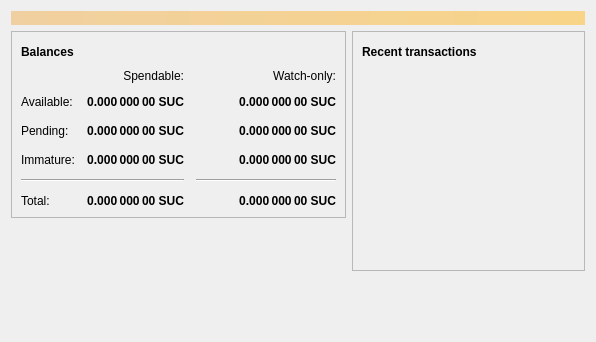
<?xml version="1.0" encoding="UTF-8"?>
<ui version="4.0">
 <class>OverviewPage</class>
 <widget class="QWidget" name="OverviewPage">
  <property name="geometry">
   <rect>
    <x>0</x>
    <y>0</y>
    <width>596</width>
    <height>342</height>
   </rect>
  </property>
  <property name="windowTitle">
   <string>Form</string>
  </property>
  <layout class="QVBoxLayout" name="topLayout">
   <item>
    <widget class="QLabel" name="labelAlerts">
     <property name="visible">
      <bool>false</bool>
     </property>
     <property name="styleSheet">
      <string notr="true">QLabel { background-color: qlineargradient(x1: 0, y1: 0, x2: 1, y2: 0, stop:0 #F0D0A0, stop:1 #F8D488); color:#000000; }</string>
     </property>
     <property name="wordWrap">
      <bool>true</bool>
     </property>
     <property name="margin">
      <number>3</number>
     </property>
     <property name="textInteractionFlags">
      <set>Qt::TextSelectableByMouse</set>
     </property>
    </widget>
   </item>
   <item>
    <layout class="QHBoxLayout" name="horizontalLayout" stretch="1,1">
     <item>
      <layout class="QVBoxLayout" name="verticalLayout_2">
       <item>
        <widget class="QFrame" name="frame">
         <property name="frameShape">
          <enum>QFrame::StyledPanel</enum>
         </property>
         <property name="frameShadow">
          <enum>QFrame::Raised</enum>
         </property>
         <layout class="QVBoxLayout" name="verticalLayout_4">
          <item>
           <layout class="QHBoxLayout" name="horizontalLayout_4">
            <item>
             <widget class="QLabel" name="label_5">
              <property name="font">
               <font>
                <weight>75</weight>
                <bold>true</bold>
               </font>
              </property>
              <property name="text">
               <string>Balances</string>
              </property>
             </widget>
            </item>
            <item>
             <widget class="QPushButton" name="labelWalletStatus">
              <property name="enabled">
               <bool>true</bool>
              </property>
              <property name="maximumSize">
               <size>
                <width>30</width>
                <height>16777215</height>
               </size>
              </property>
              <property name="toolTip">
               <string>The displayed information may be out of date. Your wallet automatically synchronizes with the Suchcoin network after a connection is established, but this process has not completed yet.</string>
              </property>
              <property name="text">
               <string/>
              </property>
              <property name="icon">
               <iconset resource="../suchcoin.qrc">
                <normaloff>:/icons/warning</normaloff>
                <disabledoff>:/icons/warning</disabledoff>:/icons/warning</iconset>
              </property>
              <property name="iconSize">
               <size>
                <width>24</width>
                <height>24</height>
               </size>
              </property>
              <property name="flat">
               <bool>true</bool>
              </property>
             </widget>
            </item>
            <item>
             <spacer name="horizontalSpacer_3">
              <property name="orientation">
               <enum>Qt::Horizontal</enum>
              </property>
              <property name="sizeHint" stdset="0">
               <size>
                <width>40</width>
                <height>20</height>
               </size>
              </property>
             </spacer>
            </item>
           </layout>
          </item>
          <item>
           <layout class="QGridLayout" name="gridLayout">
            <property name="spacing">
             <number>12</number>
            </property>
            <item row="2" column="2">
             <widget class="QLabel" name="labelWatchPending">
              <property name="font">
               <font>
                <weight>75</weight>
                <bold>true</bold>
               </font>
              </property>
              <property name="cursor">
               <cursorShape>IBeamCursor</cursorShape>
              </property>
              <property name="toolTip">
               <string>Unconfirmed transactions to watch-only addresses</string>
              </property>
              <property name="text">
               <string notr="true">0.000 000 00 SUC</string>
              </property>
              <property name="alignment">
               <set>Qt::AlignRight|Qt::AlignTrailing|Qt::AlignVCenter</set>
              </property>
              <property name="textInteractionFlags">
               <set>Qt::LinksAccessibleByMouse|Qt::TextSelectableByKeyboard|Qt::TextSelectableByMouse</set>
              </property>
             </widget>
            </item>
            <item row="2" column="1">
             <widget class="QLabel" name="labelUnconfirmed">
              <property name="font">
               <font>
                <weight>75</weight>
                <bold>true</bold>
               </font>
              </property>
              <property name="cursor">
               <cursorShape>IBeamCursor</cursorShape>
              </property>
              <property name="toolTip">
               <string>Total of transactions that have yet to be confirmed, and do not yet count toward the spendable balance</string>
              </property>
              <property name="text">
               <string notr="true">0.000 000 00 SUC</string>
              </property>
              <property name="alignment">
               <set>Qt::AlignRight|Qt::AlignTrailing|Qt::AlignVCenter</set>
              </property>
              <property name="textInteractionFlags">
               <set>Qt::LinksAccessibleByMouse|Qt::TextSelectableByKeyboard|Qt::TextSelectableByMouse</set>
              </property>
             </widget>
            </item>
            <item row="3" column="2">
             <widget class="QLabel" name="labelWatchImmature">
              <property name="font">
               <font>
                <weight>75</weight>
                <bold>true</bold>
               </font>
              </property>
              <property name="cursor">
               <cursorShape>IBeamCursor</cursorShape>
              </property>
              <property name="toolTip">
               <string>Mined balance in watch-only addresses that has not yet matured</string>
              </property>
              <property name="text">
               <string notr="true">0.000 000 00 SUC</string>
              </property>
              <property name="alignment">
               <set>Qt::AlignRight|Qt::AlignTrailing|Qt::AlignVCenter</set>
              </property>
              <property name="textInteractionFlags">
               <set>Qt::LinksAccessibleByMouse|Qt::TextSelectableByKeyboard|Qt::TextSelectableByMouse</set>
              </property>
             </widget>
            </item>
            <item row="4" column="0" colspan="2">
             <widget class="Line" name="line">
              <property name="orientation">
               <enum>Qt::Horizontal</enum>
              </property>
             </widget>
            </item>
            <item row="4" column="2">
             <widget class="Line" name="lineWatchBalance">
              <property name="sizePolicy">
               <sizepolicy hsizetype="Preferred" vsizetype="Fixed">
                <horstretch>0</horstretch>
                <verstretch>0</verstretch>
               </sizepolicy>
              </property>
              <property name="minimumSize">
               <size>
                <width>140</width>
                <height>0</height>
               </size>
              </property>
              <property name="orientation">
               <enum>Qt::Horizontal</enum>
              </property>
             </widget>
            </item>
            <item row="5" column="0">
             <widget class="QLabel" name="labelTotalText">
              <property name="text">
               <string>Total:</string>
              </property>
             </widget>
            </item>
            <item row="3" column="1">
             <widget class="QLabel" name="labelImmature">
              <property name="font">
               <font>
                <weight>75</weight>
                <bold>true</bold>
               </font>
              </property>
              <property name="cursor">
               <cursorShape>IBeamCursor</cursorShape>
              </property>
              <property name="toolTip">
               <string>Mined balance that has not yet matured</string>
              </property>
              <property name="text">
               <string notr="true">0.000 000 00 SUC</string>
              </property>
              <property name="alignment">
               <set>Qt::AlignRight|Qt::AlignTrailing|Qt::AlignVCenter</set>
              </property>
              <property name="textInteractionFlags">
               <set>Qt::LinksAccessibleByMouse|Qt::TextSelectableByKeyboard|Qt::TextSelectableByMouse</set>
              </property>
             </widget>
            </item>
            <item row="2" column="3">
             <spacer name="horizontalSpacer_2">
              <property name="orientation">
               <enum>Qt::Horizontal</enum>
              </property>
              <property name="sizeHint" stdset="0">
               <size>
                <width>40</width>
                <height>20</height>
               </size>
              </property>
             </spacer>
            </item>
            <item row="3" column="0">
             <widget class="QLabel" name="labelImmatureText">
              <property name="text">
               <string>Immature:</string>
              </property>
             </widget>
            </item>
            <item row="5" column="1">
             <widget class="QLabel" name="labelTotal">
              <property name="font">
               <font>
                <weight>75</weight>
                <bold>true</bold>
               </font>
              </property>
              <property name="cursor">
               <cursorShape>IBeamCursor</cursorShape>
              </property>
              <property name="toolTip">
               <string>Your current total balance</string>
              </property>
              <property name="text">
               <string notr="true">0.000 000 00 SUC</string>
              </property>
              <property name="alignment">
               <set>Qt::AlignRight|Qt::AlignTrailing|Qt::AlignVCenter</set>
              </property>
              <property name="textInteractionFlags">
               <set>Qt::LinksAccessibleByMouse|Qt::TextSelectableByKeyboard|Qt::TextSelectableByMouse</set>
              </property>
             </widget>
            </item>
            <item row="5" column="2">
             <widget class="QLabel" name="labelWatchTotal">
              <property name="font">
               <font>
                <weight>75</weight>
                <bold>true</bold>
               </font>
              </property>
              <property name="cursor">
               <cursorShape>IBeamCursor</cursorShape>
              </property>
              <property name="toolTip">
               <string>Current total balance in watch-only addresses</string>
              </property>
              <property name="text">
               <string notr="true">0.000 000 00 SUC</string>
              </property>
              <property name="alignment">
               <set>Qt::AlignRight|Qt::AlignTrailing|Qt::AlignVCenter</set>
              </property>
              <property name="textInteractionFlags">
               <set>Qt::LinksAccessibleByMouse|Qt::TextSelectableByKeyboard|Qt::TextSelectableByMouse</set>
              </property>
             </widget>
            </item>
            <item row="0" column="2">
             <widget class="QLabel" name="labelWatchonly">
              <property name="text">
               <string>Watch-only:</string>
              </property>
              <property name="alignment">
               <set>Qt::AlignRight|Qt::AlignTrailing|Qt::AlignVCenter</set>
              </property>
             </widget>
            </item>
            <item row="1" column="0">
             <widget class="QLabel" name="labelBalanceText">
              <property name="text">
               <string>Available:</string>
              </property>
             </widget>
            </item>
            <item row="1" column="1">
             <widget class="QLabel" name="labelBalance">
              <property name="font">
               <font>
                <weight>75</weight>
                <bold>true</bold>
               </font>
              </property>
              <property name="cursor">
               <cursorShape>IBeamCursor</cursorShape>
              </property>
              <property name="toolTip">
               <string>Your current spendable balance</string>
              </property>
              <property name="text">
               <string notr="true">0.000 000 00 SUC</string>
              </property>
              <property name="alignment">
               <set>Qt::AlignRight|Qt::AlignTrailing|Qt::AlignVCenter</set>
              </property>
              <property name="textInteractionFlags">
               <set>Qt::LinksAccessibleByMouse|Qt::TextSelectableByKeyboard|Qt::TextSelectableByMouse</set>
              </property>
             </widget>
            </item>
            <item row="1" column="2">
             <widget class="QLabel" name="labelWatchAvailable">
              <property name="font">
               <font>
                <weight>75</weight>
                <bold>true</bold>
               </font>
              </property>
              <property name="cursor">
               <cursorShape>IBeamCursor</cursorShape>
              </property>
              <property name="toolTip">
               <string>Your current balance in watch-only addresses</string>
              </property>
              <property name="text">
               <string notr="true">0.000 000 00 SUC</string>
              </property>
              <property name="alignment">
               <set>Qt::AlignRight|Qt::AlignTrailing|Qt::AlignVCenter</set>
              </property>
              <property name="textInteractionFlags">
               <set>Qt::LinksAccessibleByMouse|Qt::TextSelectableByKeyboard|Qt::TextSelectableByMouse</set>
              </property>
             </widget>
            </item>
            <item row="2" column="0">
             <widget class="QLabel" name="labelPendingText">
              <property name="text">
               <string>Pending:</string>
              </property>
             </widget>
            </item>
            <item row="0" column="1">
             <widget class="QLabel" name="labelSpendable">
              <property name="text">
               <string>Spendable:</string>
              </property>
              <property name="alignment">
               <set>Qt::AlignRight|Qt::AlignTrailing|Qt::AlignVCenter</set>
              </property>
             </widget>
            </item>
           </layout>
          </item>
         </layout>
        </widget>
       </item>
       <item>
        <spacer name="verticalSpacer">
         <property name="orientation">
          <enum>Qt::Vertical</enum>
         </property>
         <property name="sizeHint" stdset="0">
          <size>
           <width>20</width>
           <height>40</height>
          </size>
         </property>
        </spacer>
       </item>
      </layout>
     </item>
     <item>
      <layout class="QVBoxLayout" name="verticalLayout_3">
       <item>
        <widget class="QFrame" name="frame_2">
         <property name="frameShape">
          <enum>QFrame::StyledPanel</enum>
         </property>
         <property name="frameShadow">
          <enum>QFrame::Raised</enum>
         </property>
         <layout class="QVBoxLayout" name="verticalLayout">
          <item>
           <layout class="QHBoxLayout" name="horizontalLayout_2">
            <item>
             <widget class="QLabel" name="label_4">
              <property name="font">
               <font>
                <weight>75</weight>
                <bold>true</bold>
               </font>
              </property>
              <property name="text">
               <string>Recent transactions</string>
              </property>
             </widget>
            </item>
            <item>
             <widget class="QPushButton" name="labelTransactionsStatus">
              <property name="enabled">
               <bool>true</bool>
              </property>
              <property name="maximumSize">
               <size>
                <width>30</width>
                <height>16777215</height>
               </size>
              </property>
              <property name="toolTip">
               <string>The displayed information may be out of date. Your wallet automatically synchronizes with the Suchcoin network after a connection is established, but this process has not completed yet.</string>
              </property>
              <property name="text">
               <string/>
              </property>
              <property name="icon">
               <iconset resource="../suchcoin.qrc">
                <normaloff>:/icons/warning</normaloff>
                <disabledoff>:/icons/warning</disabledoff>:/icons/warning</iconset>
              </property>
              <property name="iconSize">
               <size>
                <width>24</width>
                <height>24</height>
               </size>
              </property>
              <property name="flat">
               <bool>true</bool>
              </property>
             </widget>
            </item>
            <item>
             <spacer name="horizontalSpacer">
              <property name="orientation">
               <enum>Qt::Horizontal</enum>
              </property>
              <property name="sizeHint" stdset="0">
               <size>
                <width>40</width>
                <height>20</height>
               </size>
              </property>
             </spacer>
            </item>
           </layout>
          </item>
          <item>
           <widget class="QListView" name="listTransactions">
            <property name="styleSheet">
             <string notr="true">QListView { background: transparent; }</string>
            </property>
            <property name="frameShape">
             <enum>QFrame::NoFrame</enum>
            </property>
            <property name="verticalScrollBarPolicy">
             <enum>Qt::ScrollBarAlwaysOff</enum>
            </property>
            <property name="horizontalScrollBarPolicy">
             <enum>Qt::ScrollBarAlwaysOff</enum>
            </property>
            <property name="selectionMode">
             <enum>QAbstractItemView::NoSelection</enum>
            </property>
           </widget>
          </item>
         </layout>
        </widget>
       </item>
       <item>
        <spacer name="verticalSpacer_2">
         <property name="orientation">
          <enum>Qt::Vertical</enum>
         </property>
         <property name="sizeHint" stdset="0">
          <size>
           <width>20</width>
           <height>40</height>
          </size>
         </property>
        </spacer>
       </item>
      </layout>
     </item>
    </layout>
   </item>
  </layout>
 </widget>
 <resources/>
 <connections/>
</ui>
